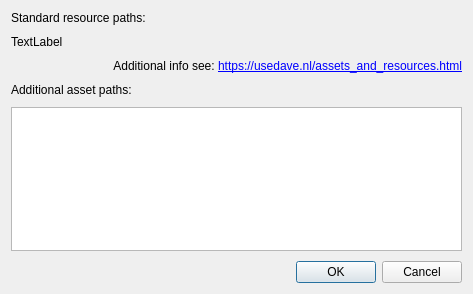
<?xml version="1.0" encoding="UTF-8"?>
<ui version="4.0">
 <class>frmSettings</class>
 <widget class="QDialog" name="frmSettings">
  <property name="geometry">
   <rect>
    <x>0</x>
    <y>0</y>
    <width>473</width>
    <height>294</height>
   </rect>
  </property>
  <property name="windowTitle">
   <string>Dialog</string>
  </property>
  <layout class="QVBoxLayout" name="verticalLayout">
   <property name="spacing">
    <number>10</number>
   </property>
   <item>
    <widget class="QLabel" name="label_3">
     <property name="text">
      <string>Standard resource paths:</string>
     </property>
    </widget>
   </item>
   <item>
    <widget class="QLabel" name="label_4">
     <property name="text">
      <string>TextLabel</string>
     </property>
     <property name="textInteractionFlags">
      <set>Qt::LinksAccessibleByKeyboard|Qt::LinksAccessibleByMouse|Qt::TextBrowserInteraction|Qt::TextSelectableByKeyboard|Qt::TextSelectableByMouse</set>
     </property>
    </widget>
   </item>
   <item>
    <widget class="QLabel" name="label_2">
     <property name="text">
      <string>&lt;html&gt;&lt;head/&gt;&lt;body&gt;&lt;p&gt;Additional info see: &lt;a href=&quot;https://usedave.nl/assets_and_resources.html&quot;&gt;&lt;span style=&quot; text-decoration: underline; color:#0000ff;&quot;&gt;https://usedave.nl/assets_and_resources.html&lt;/span&gt;&lt;/a&gt;&lt;/p&gt;&lt;/body&gt;&lt;/html&gt;</string>
     </property>
     <property name="alignment">
      <set>Qt::AlignRight|Qt::AlignTrailing|Qt::AlignVCenter</set>
     </property>
     <property name="openExternalLinks">
      <bool>true</bool>
     </property>
    </widget>
   </item>
   <item>
    <widget class="QLabel" name="label">
     <property name="text">
      <string>Additional asset paths:</string>
     </property>
    </widget>
   </item>
   <item>
    <widget class="QPlainTextEdit" name="plainTextEdit"/>
   </item>
   <item>
    <widget class="QDialogButtonBox" name="buttonBox">
     <property name="orientation">
      <enum>Qt::Horizontal</enum>
     </property>
     <property name="standardButtons">
      <set>QDialogButtonBox::Cancel|QDialogButtonBox::Ok</set>
     </property>
    </widget>
   </item>
  </layout>
 </widget>
 <resources/>
 <connections>
  <connection>
   <sender>buttonBox</sender>
   <signal>accepted()</signal>
   <receiver>frmSettings</receiver>
   <slot>accept()</slot>
   <hints>
    <hint type="sourcelabel">
     <x>248</x>
     <y>254</y>
    </hint>
    <hint type="destinationlabel">
     <x>157</x>
     <y>274</y>
    </hint>
   </hints>
  </connection>
  <connection>
   <sender>buttonBox</sender>
   <signal>rejected()</signal>
   <receiver>frmSettings</receiver>
   <slot>reject()</slot>
   <hints>
    <hint type="sourcelabel">
     <x>316</x>
     <y>260</y>
    </hint>
    <hint type="destinationlabel">
     <x>286</x>
     <y>274</y>
    </hint>
   </hints>
  </connection>
 </connections>
</ui>
